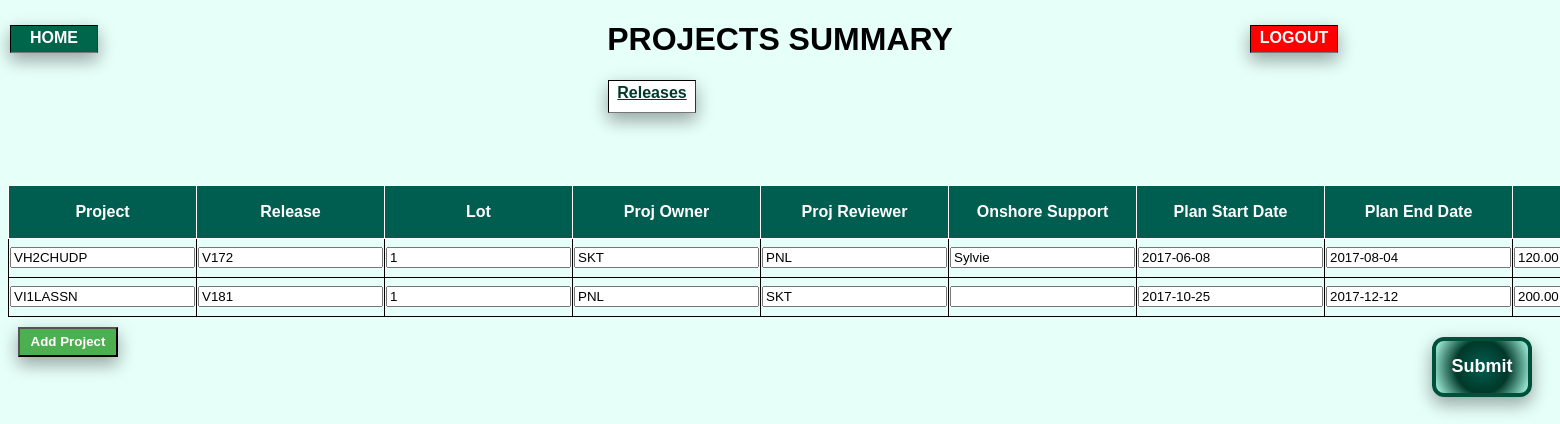
The page /ProjectMaster.php on the database its author committed.
### tables this page shows
CREATE TABLE `cpms_project` (
  `project_cd` char(8) NOT NULL,
  `project_release_cd` char(4) NOT NULL,
  `project_delivery_lot` tinyint(4) NOT NULL,
  `project_owner` char(3) NOT NULL,
  `project_reviewer` char(3) DEFAULT NULL,
  `project_onshore_supp` varchar(35) NOT NULL,
  `project_start_dt` date NOT NULL,
  `project_end_dt` date NOT NULL,
  `project_budget_abacus` decimal(7,2) NOT NULL,
  `project_pre_int_in` decimal(7,2) NOT NULL DEFAULT '0.00',
  `project_pre_int_fr` decimal(7,2) NOT NULL DEFAULT '0.00',
  `project_addnl_qual` decimal(7,2) NOT NULL DEFAULT '0.00',
  `project_addnl_uat` decimal(7,2) NOT NULL DEFAULT '0.00'
);

### ProjectMaster.php (the view, shortened to what this page needs)
<!DOCTYPE html>
<html>
<head>
<link rel="stylesheet" type="text/css" href="activity_report.css">
</head>
<body >
<?php
$rlscd=$_GET["rls_cd"];
include "database_connect.php";
if ($rlscd == "")
{
	$sql="SELECT * from cpms_project";
}
else
{
	$sql="SELECT * from cpms_project where project_release_cd = '$rlscd' ";
}
$query=mysqli_query($con,$sql);
?>
<div class="home" >
    <a href="next.php">HOME</a>
</div>
<div class="logout">
    <a href="home.html">LOGOUT</a>
</div>
<h1 style="text-align: center;"> PROJECTS SUMMARY </h1>
<div style="margin-left:600px; border-bottom: 1px solid #777777;
    border-left: 1px solid #000000;
    border-right: 1px solid #333333;
    border-top: 1px solid #000000;
    text-align:center;
	font-weight:bold;
	text-decoration:none;
	background-color:white;
	display: block; height: 25px;
	width:80px;
    padding: 3px;
	box-shadow: 0 8px 16px 0 rgba(0,0,0,0.2), 0 6px 20px 0 rgba(0,0,0,0.19);         ">
    <a style="color: #003829;" onMouseOver="this.style.color='red'" onMouseOut="this.style.color='#003829'" href="ReleaseMaster.php">Releases</a>
</div>
<form action="prj_db.php" method="POST" >
<br>
<br>
<br>
<br>
<table  id="example" class="display" cellspacing="5" width="50%">
        <thead>
            <tr>
				<th align="left">Project</th>
				<th align="left">Release</th>
				<th align="left">Lot</th>
                <th align="left">Proj Owner</th>
				<th align="left">Proj Reviewer</th>
				<th align="left">Onshore Support</th>
				<th align="left">Plan Start Date</th>
				<th align="left">Plan End Date</th>
                <th align="left">Init Budget</th>
            </tr>
        </thead>
        <tbody>
		<?php
		if(mysqli_num_rows($query))
		{
		while($row=mysqli_fetch_array($query))
		{
			?>
            <tr>
				<td><input type="text" id="pname" name="pname[]" value=<?php echo $row["project_cd"]?> ></td>
				<td><input type="text" id="release" name="release[]" value=<?php echo $row["project_release_cd"]?> ></td>
				<td><input type="text" id="lot" name="lot[]" value=<?php echo $row["project_delivery_lot"]?> ></td>
				<td><input type="text" id="powner" name="powner[]" value=<?php echo $row["project_owner"]?> ></td>
				<td><input type="text" id="previewer" name="previewer[]" value=<?php echo $row["project_reviewer"]?> ></td>
				<td><input type="text" id="osupp" name="osupp[]" value=<?php echo $row["project_onshore_supp"]?> ></td>
				<td><input type="text" id="pstdt" name="pstdt[]" value=<?php echo $row["project_start_dt"]?> ></td>
				<td><input type="text" id="penddt" name="penddt[]" value=<?php echo $row["project_end_dt"]?> ></td>
				<td><input type="text" id="inibudget" name="inibudget[]" value=<?php echo $row["project_budget_abacus"]?> ></td>
            </tr>
		<?php }}
			?>
 </tbody>
    </table>
	<button class="submit" type="submit" name="submit" >Submit</button>
	</form>
	<button  class="addrow" onclick="myFunction()">Add Project</button>
</body>
</html>

### activity_report.css (style rules this page uses)
body { font-family: Verdana,sans-serif;background-color:#e7fff9 }
table, td { border: 1px solid black; }
thead th { border: 1px solid white; }
table { border-collapse:collapse; text-align:center; }
th { height:50px; color:white; text-align:center; background-color:#005e51; }
.submit { float:right; width:100px; height:60px; margin:20px; color:white; background: radial-gradient(circle, #005e51, #003829, #afffea); border:4px solid #004f3a; border-radius:12px; font-weight:bold; font-size:18px; box-shadow: 0 8px 16px 0 rgba(0,0,0,0.2), 0 6px 20px 0 rgba(0,0,0,0.19); }
.addrow { width:100px; height:30px; margin:10px; padding:5px; color:white; background-color:#4CAF50; font-weight:bold; box-shadow: 0 8px 16px 0 rgba(0,0,0,0.2), 0 6px 20px 0 rgba(0,0,0,0.19); }
.home a { position:absolute; top:25px; left:10px; border-bottom: 1px solid #777777; border-left: 1px solid #000000; border-right: 1px solid #333333; border-top: 1px solid #000000; text-align:center; font-weight:bold; text-decoration:none; color:white; background-color:#00664b; display: block; height: 20px; width:80px; padding: 3px; box-shadow: 0 8px 16px 0 rgba(0,0,0,0.2), 0 6px 20px 0 rgba(0,0,0,0.19); }
.logout a { position:absolute; top:25px; left:1250px; border-bottom: 1px solid #777777; border-left: 1px solid #000000; border-right: 1px solid #333333; border-top: 1px solid #000000; text-align:center; font-weight:bold; text-decoration:none; color:white; background-color:red; display: block; height: 20px; width:80px; padding: 3px; box-shadow: 0 8px 16px 0 rgba(0,0,0,0.2), 0 6px 20px 0 rgba(0,0,0,0.19); }

### rows shown on the page
cpms_project: project_cd "VH2CHUDP", project_release_cd "V172", project_delivery_lot "1", project_owner "SKT", project_reviewer "PNL", project_onshore_supp "Sylvie", project_start_dt "2017-06-08", project_end_dt "2017-08-04", project_budget_abacus "120.00"
cpms_project: project_cd "VI1LASSN", project_release_cd "V181", project_delivery_lot "1", project_owner "PNL", project_reviewer "SKT", project_start_dt "2017-10-25", project_end_dt "2017-12-12", project_budget_abacus "200.00"
